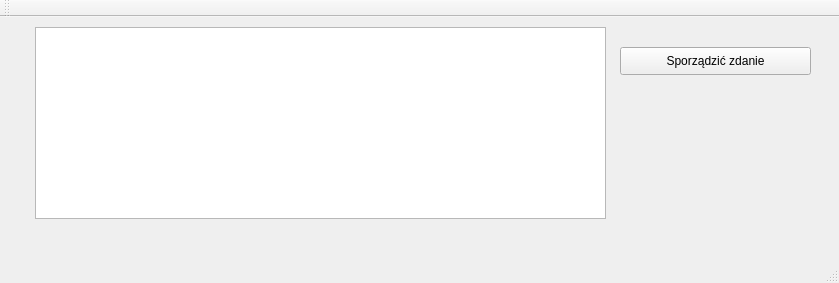
<?xml version="1.0" encoding="UTF-8"?>
<ui version="4.0">
 <class>MainWindow</class>
 <widget class="QMainWindow" name="MainWindow">
  <property name="geometry">
   <rect>
    <x>0</x>
    <y>0</y>
    <width>839</width>
    <height>283</height>
   </rect>
  </property>
  <property name="windowTitle">
   <string>MainWindow</string>
  </property>
  <widget class="QWidget" name="centralWidget">
   <widget class="QTextBrowser" name="textBrowser">
    <property name="geometry">
     <rect>
      <x>35</x>
      <y>10</y>
      <width>571</width>
      <height>192</height>
     </rect>
    </property>
   </widget>
   <widget class="QPushButton" name="pushButton">
    <property name="geometry">
     <rect>
      <x>620</x>
      <y>30</y>
      <width>191</width>
      <height>28</height>
     </rect>
    </property>
    <property name="text">
     <string>Sporządzić zdanie</string>
    </property>
   </widget>
  </widget>
  <widget class="QMenuBar" name="menuBar">
   <property name="geometry">
    <rect>
     <x>0</x>
     <y>0</y>
     <width>839</width>
     <height>26</height>
    </rect>
   </property>
  </widget>
  <widget class="QToolBar" name="mainToolBar">
   <attribute name="toolBarArea">
    <enum>TopToolBarArea</enum>
   </attribute>
   <attribute name="toolBarBreak">
    <bool>false</bool>
   </attribute>
  </widget>
  <widget class="QStatusBar" name="statusBar"/>
 </widget>
 <layoutdefault spacing="6" margin="11"/>
 <resources/>
 <connections/>
</ui>
